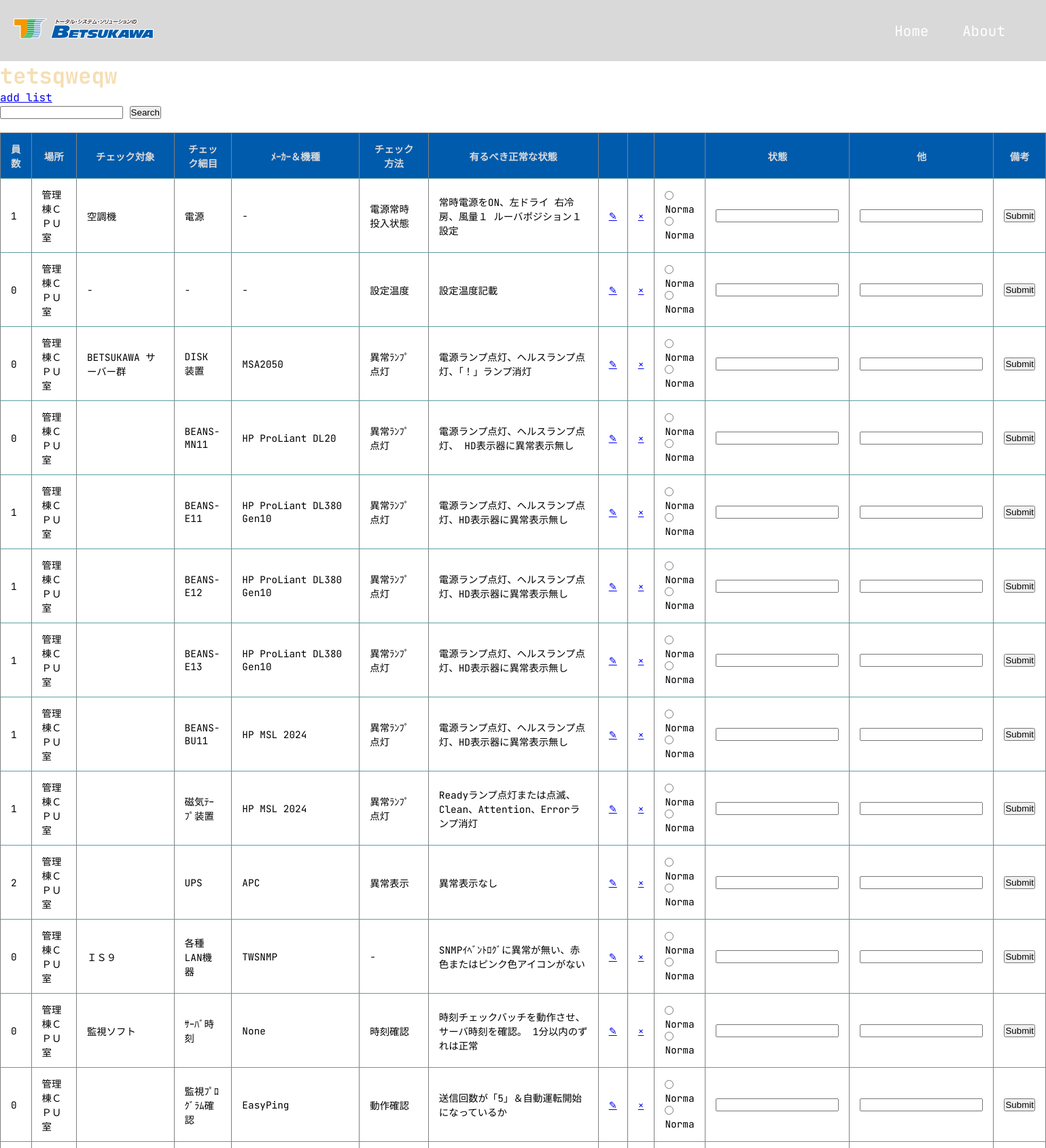
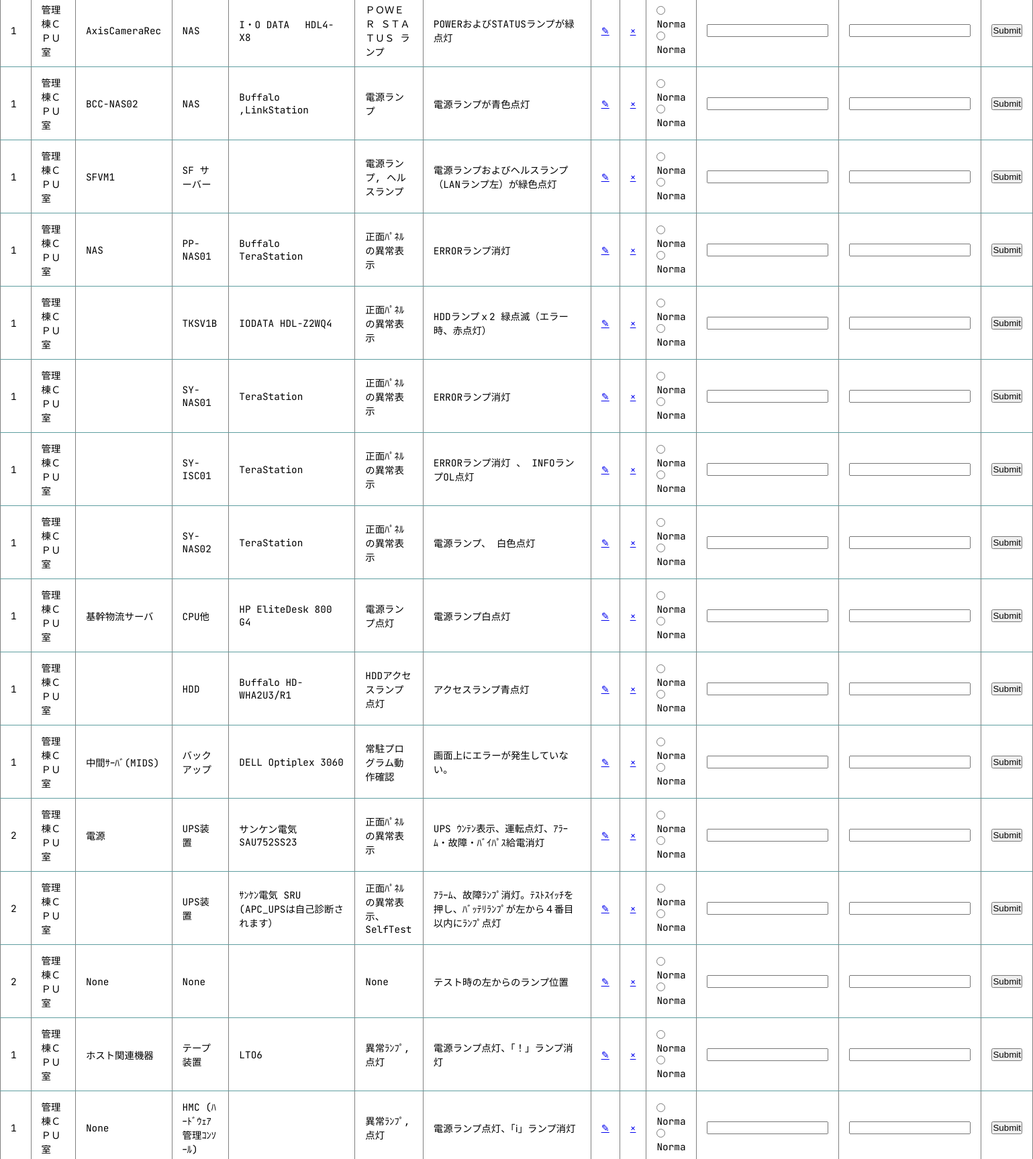
The page / (upper part) on the database its author committed (2 pictures, top to bottom).
### check_app/models.py (models this page shows, shortened)
class Inspection(models.Model):
    PLACE = [
        ('管理棟ＣＰＵ室', '管理棟ＣＰＵ室'),
        ('工場棟2F 外注ｴﾘｱ', '工場棟2F 外注ｴﾘｱ'),
        ('倉庫７', '倉庫７'),
        ('管理棟2F EPS1', '管理棟2F EPS1'),
        ('鍵返却', '鍵返却'),
    ]
    USERS = [
        ('疋田','疋田'),
        ('若狭','若狭'),
        ('⻄田（紀）','⻄田（紀）'),
        ('伊藤','伊藤'),
        ('上本','上本'),
        ('遠藤','遠藤'),
        ('⻄田（⼤）','⻄田（⼤）'),
    ]
    itemslist = models.DecimalField(max_digits=5, decimal_places=2, null=True)
    count = models.IntegerField(null=True, blank=True)
    location = models.CharField(max_length=50, choices=PLACE, null=True)
    checkTarget = models.CharField(max_length=50, blank=True,null=True)
    checkDetail = models.CharField(max_length=50, blank=True,null=True)
    manufacturerModel = models.TextField(max_length=100, blank=True,null=True)
    method = models.CharField(max_length=50,default='', blank=True,null=True)
    normalState = models.TextField(max_length=255,blank=True)
    username = models.CharField(max_length=60, choices=USERS, null=True, blank=True)
    date = models.DateTimeField(auto_now_add=True)
    class Meta:
        ordering = ['itemslist']

### check_app/views.py (the view)
# urls.py: path('', InspectionView.as_view(), name='home'),
class InspectionView(ListView):
    model = Inspection
    context_object_name = 'lists'
    def get_context_data(self ,**kwargs):
        context = super().get_context_data(**kwargs)
        search_input = self.request.GET.get('search-area') or ''
        if search_input:
            context['lists'] = context['lists'].filter(checkTarget__icontains=search_input)
        return context

### check_app/templates/check_app/inspection_list.html
{% extends 'check_app/components/base.html' %}
{% block content %}
<h1 class='text'>tetsqweqw</h1>
<a href="{% url 'create-list' %}">add list</a>
<form method='GET'>
    <input type="text" name='search-area' >
    <input type="submit" value='Search'>
</form>
<table class='content-table' border="1">
    <thead>
        <tr>
            <th>員数</th>
            <th>場所</th>
            <th>チェック対象</th>
            <th>チェック細目</th>
            <th>ﾒｰｶｰ＆機種</th>
            <th>チェック方法</th>
            <th>有るべき正常な状態</th>
            <th></th>
            <th></th>
            <th></th>
            <th>状態</th>
            <th>他</th>
            <th>備考</th>
        </tr>
    </thead>
    {% for inspection in lists  %}
    <tr>
        <td>{{ inspection.count }}</td>
        <td>{{ inspection.location }}</td>
        <td>{{ inspection.checkTarget }}</td>
        <td>{{ inspection.checkDetail }}</td>
        <td>{{ inspection.manufacturerModel }}</td>
        <td>{{ inspection.method }}</td>
        <td>{{ inspection.normalState }}</td>
        <td><a class='edit-link' href=" {% url 'update-list'  inspection.id %}">&#9998;</a></td>
        <td><a class='delete-link' href=" {% url 'delete-list'  inspection.id %}">&#215;</a></td>
        <td><div>
            <input type="radio" id='normal' value='normal'> <label for="normal">Norma</label>
            <input type="radio" id='normal' value='normal'> <label for="normal">Norma</label>
        </div></td>
        <td><input type="text"></td>
        <td><input type="text"></td>
        <td>
        <form action="" method='POST'>
            <input type="submit">
        </form>
        </td>
    </tr>
    {% empty %}
        <h3> NO item in list</h3>
    {% endfor %}
</table>
{% endblock content %}

### check_app/templates/check_app/components/base.html (shortened to what this page needs)
{% load static %}
<!DOCTYPE html>
<html lang="en">
<head>
    <link rel="stylesheet" type='text/css' href="{% static 'check_app/styles.css' %}">
</head>
<body>
    {% include 'check_app/components/site_header.html' %}
    <div>
        {% block content %}
        {% endblock content %}
    </div>
</body>
</html>

### check_app/templates/check_app/components/site_header.html (shortened to what this page needs)
{% load static %}
<header>
    <div class="nav-container">
        <a href=" {% url 'home' %} " class="nav-item"><img class="logo" src="{% static 'check_app/logo_betsukawa.svg' %}" alt="logo"></a>
        <div class='item-container'>
          <a href="{% url 'home' %}" class="nav-item">Home</a>
          <a href="{% url 'about' %}" class="nav-item">About</a>
        </div>
      </div>
</header>

### check_app/templates/check_app/components/site_footer.html (shortened to what this page needs)
{% load static %}

### check_app/static/check_app/styles.css (style rules this page uses)
* { padding: 0; margin: 0; box-sizing: border-box; }
body { background-color: #FFF; font-family: "JetBrains Mono", monospace; }
header { text-decoration: none; }
header .nav-container { display: flex; align-items: center; justify-content: space-between; background-color: #D9D9D9; height: 90px; }
header .item-container { padding-right: 40px; }
header .logo { height: auto; width: 30%; }
header .nav-item { color: white; font-size: 21px; text-decoration: none; padding: 0 20px; }
.text { color: wheat; }
.content-table { border-collapse: collapse; margin: 20px 0; font-size: 0.9em; min-width: 400px; width: 100%; }
.content-table thead tr { background-color: #005BAC; color: #D9D9D9; text-align: lef; font-weight: bold; }
.content-table th, .content-table td { padding: 12px 15px; }
.content-table tr { border-bottom: 1px solid cadetblue; }

### rows shown on the page
Inspection: count "1", location "管理棟ＣＰＵ室", checkTarget "空調機", checkDetail "電源", manufacturerModel "-", method "電源常時投入状態", normalState "常時電源をON、左ドライ 右冷房、風量１ ルーバポジション１設定"
Inspection: count "0", location "管理棟ＣＰＵ室", checkTarget "-", checkDetail "-", manufacturerModel "-", method "設定温度", normalState "設定温度記載"
Inspection: count "0", location "管理棟ＣＰＵ室", checkTarget "BETSUKAWA サーバー群", checkDetail "DISK 装置", manufacturerModel "MSA2050", method "異常ﾗﾝﾌﾟ点灯", normalState "電源ランプ点灯、ヘルスランプ点灯、「！」ランプ消灯"
Inspection: count "0", location "管理棟ＣＰＵ室", checkDetail "BEANS-MN11", manufacturerModel "HP ProLiant DL20", method "異常ﾗﾝﾌﾟ点灯", normalState "電源ランプ点灯、ヘルスランプ点灯、 HD表示器に異常表示無し"
Inspection: count "1", location "管理棟ＣＰＵ室", checkDetail "BEANS-E11", manufacturerModel "HP ProLiant DL380 Gen10", method "異常ﾗﾝﾌﾟ点灯", normalState "電源ランプ点灯、ヘルスランプ点灯、HD表示器に異常表示無し"
Inspection: count "1", location "管理棟ＣＰＵ室", checkDetail "BEANS-E12", manufacturerModel "HP ProLiant DL380 Gen10", method "異常ﾗﾝﾌﾟ点灯", normalState "電源ランプ点灯、ヘルスランプ点灯、HD表示器に異常表示無し"
Inspection: count "1", location "管理棟ＣＰＵ室", checkDetail "BEANS-E13", manufacturerModel "HP ProLiant DL380 Gen10", method "異常ﾗﾝﾌﾟ点灯", normalState "電源ランプ点灯、ヘルスランプ点灯、HD表示器に異常表示無し"
Inspection: count "1", location "管理棟ＣＰＵ室", checkDetail "BEANS-BU11", manufacturerModel "HP MSL 2024", method "異常ﾗﾝﾌﾟ点灯", normalState "電源ランプ点灯、ヘルスランプ点灯、HD表示器に異常表示無し"
Inspection: count "1", location "管理棟ＣＰＵ室", checkDetail "磁気ﾃｰﾌﾟ装置", manufacturerModel "HP MSL 2024", method "異常ﾗﾝﾌﾟ点灯", normalState "Readyランプ点灯または点滅、Clean、Attention、Errorランプ消灯"
Inspection: count "2", location "管理棟ＣＰＵ室", checkDetail "UPS", manufacturerModel "APC", method "異常表示", normalState "異常表示なし"
Inspection: count "0", location "管理棟ＣＰＵ室", checkTarget "ＩＳ９", checkDetail "各種LAN機器", manufacturerModel "TWSNMP", method "-", normalState "SNMPｲﾍﾞﾝﾄﾛｸﾞに異常が無い、赤色またはピンク色アイコンがない"
Inspection: count "0", location "管理棟ＣＰＵ室", checkTarget "監視ソフト", checkDetail "ｻｰﾊﾞ時刻", manufacturerModel "None", method "時刻確認", normalState "時刻チェックバッチを動作させ、サーバ時刻を確認。 1分以内のずれは正常"
Inspection: count "0", location "管理棟ＣＰＵ室", checkDetail "監視ﾌﾟﾛｸﾞﾗﾑ確認", manufacturerModel "EasyPing", method "動作確認", normalState "送信回数が「5」＆自動運転開始になっているか"
Inspection: count "1", location "管理棟ＣＰＵ室", checkTarget "AxisCameraRec", checkDetail "NAS", manufacturerModel "I・O DATA HDL4-X8", method "ＰＯＷＥＲ ＳＴＡＴＵＳ ランプ", normalState "POWERおよびSTATUSランプが緑点灯"
Inspection: count "1", location "管理棟ＣＰＵ室", checkTarget "BCC-NAS02", checkDetail "NAS", manufacturerModel "Buffalo ,LinkStation", method "電源ランプ", normalState "電源ランプが青色点灯"
Inspection: count "1", location "管理棟ＣＰＵ室", checkTarget "SFVM1", checkDetail "SF サーバー", method "電源ランプ, ヘルスランプ", normalState "電源ランプおよびヘルスランプ（LANランプ左）が緑色点灯"
Inspection: count "1", location "管理棟ＣＰＵ室", checkTarget "NAS", checkDetail "PP-NAS01", manufacturerModel "Buffalo TeraStation", method "正面ﾊﾟﾈﾙの異常表示", normalState "ERRORランプ消灯"
Inspection: count "1", location "管理棟ＣＰＵ室", checkDetail "TKSV1B", manufacturerModel "IODATA HDL-Z2WQ4", method "正面ﾊﾟﾈﾙの異常表示", normalState "HDDランプｘ2 緑点滅（エラー時、赤点灯）"
Inspection: count "1", location "管理棟ＣＰＵ室", checkDetail "SY-NAS01", manufacturerModel "TeraStation", method "正面ﾊﾟﾈﾙの異常表示", normalState "ERRORランプ消灯"
Inspection: count "1", location "管理棟ＣＰＵ室", checkDetail "SY-ISC01", manufacturerModel "TeraStation", method "正面ﾊﾟﾈﾙの異常表示", normalState "ERRORランプ消灯 、 INFOランプOL点灯"
Inspection: count "1", location "管理棟ＣＰＵ室", checkDetail "SY-NAS02", manufacturerModel "TeraStation", method "正面ﾊﾟﾈﾙの異常表示", normalState "電源ランプ、 白色点灯"
Inspection: count "1", location "管理棟ＣＰＵ室", checkTarget "基幹物流サーバ", checkDetail "CPU他", manufacturerModel "HP EliteDesk 800 G4", method "電源ランプ点灯", normalState "電源ランプ白点灯"
Inspection: count "1", location "管理棟ＣＰＵ室", checkDetail "HDD", manufacturerModel "Buffalo HD-WHA2U3/R1", method "HDDアクセスランプ点灯", normalState "アクセスランプ青点灯"
Inspection: count "1", location "管理棟ＣＰＵ室", checkTarget "中間ｻｰﾊﾞ(MIDS)", checkDetail "バックアップ", manufacturerModel "DELL Optiplex 3060", method "常駐プログラム動作確認", normalState "画面上にエラーが発生していない。"
Inspection: count "2", location "管理棟ＣＰＵ室", checkTarget "電源", checkDetail "UPS装置", manufacturerModel "サンケン電気 SAU752SS23", method "正面ﾊﾟﾈﾙの異常表示", normalState "UPS ｳﾝﾃﾝ表示、運転点灯、ｱﾗｰﾑ・故障・ﾊﾞｲﾊﾟｽ給電消灯"
Inspection: count "2", location "管理棟ＣＰＵ室", checkDetail "UPS装置", manufacturerModel "ｻﾝｹﾝ電気 SRU (APC_UPSは自己診断されます）", method "正面ﾊﾟﾈﾙの異常表示、SelfTest", normalState "ｱﾗｰﾑ、故障ﾗﾝﾌﾟ消灯。ﾃｽﾄｽｲｯﾁを押し、ﾊﾞｯﾃﾘﾗﾝﾌﾟが左から４番目以内にﾗﾝﾌﾟ点灯"
Inspection: count "2", location "管理棟ＣＰＵ室", checkTarget "None", checkDetail "None", method "None", normalState "テスト時の左からのランプ位置"
Inspection: count "1", location "管理棟ＣＰＵ室", checkTarget "ホスト関連機器", checkDetail "テープ装置", manufacturerModel "LTO6", method "異常ﾗﾝﾌﾟ, 点灯", normalState "電源ランプ点灯、「！」ランプ消灯"
Inspection: count "1", location "管理棟ＣＰＵ室", checkTarget "None", checkDetail "HMC (ﾊｰﾄﾞｳｪｱ管理ｺﾝｿｰﾙ)", method "異常ﾗﾝﾌﾟ, 点灯", normalState "電源ランプ点灯、「ⅰ」ランプ消灯"
